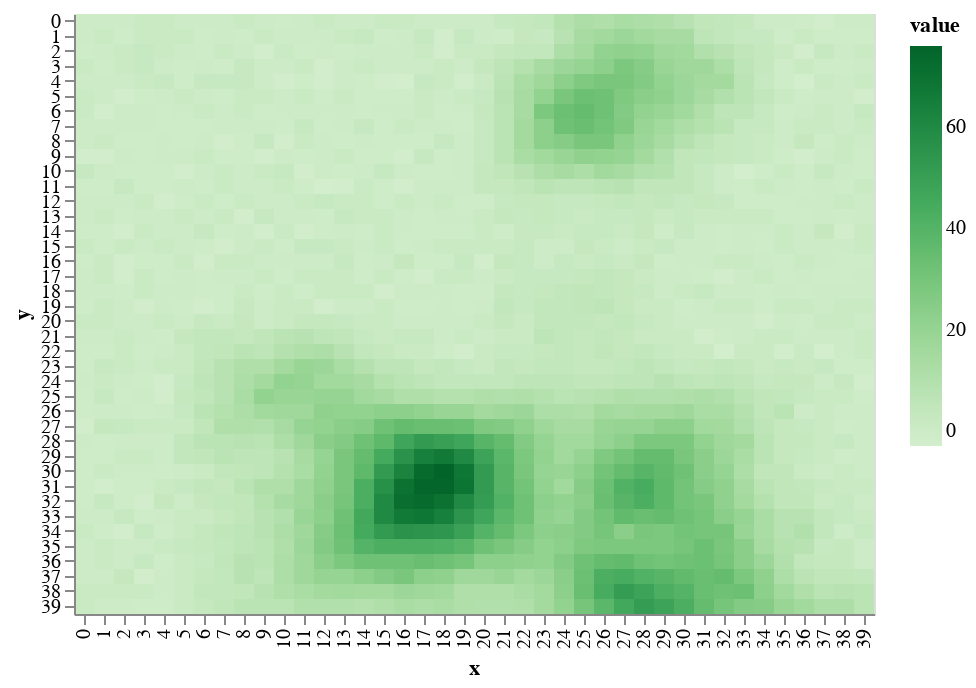

The code cell stored with this chart in its notebook:
### Code cell
draw.drawTerrainHeight(world.grid_elevation)

### Figure 1 — Vega-Lite specification as saved in the notebook (floating-point values rounded to 4 significant figures; data arrays with more than 128 entries replaced by an {"elided": "..."} marker saying what was removed)
{"$schema": "https://vega.github.io/schema/vega-lite/v2.6.0.json", "config": {"view": {"height": 300, "width": 400}}, "data": {"name": "data-454aa1a07ed814c6033d29fd22003d35"}, "datasets": {"data-454aa1a07ed814c6033d29fd22003d35": {"elided": "1600 records"}}, "encoding": {"color": {"field": "value", "scale": {"scheme": "greens"}, "type": "quantitative"}, "x": {"field": "x", "type": "ordinal"}, "y": {"field": "y", "type": "ordinal"}}, "mark": "rect"}
